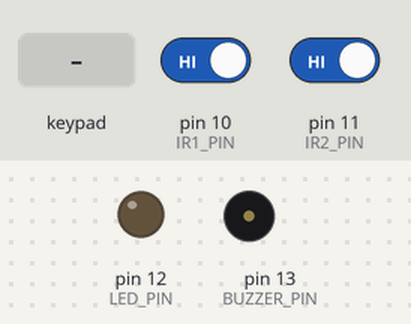
This sketch was run on a simulated Arduino Uno, built with avr-gcc and run on an emulated ATmega328P. Parts: output pins drawn as LEDs (lit = HIGH), buzzer (waves = sounding). Dashed ring = blinking. The test bench sets the inputs (shaded band); at power-on: pin 10 (IR1_PIN) HIGH, pin 11 (IR2_PIN) HIGH. What the sketch prints to the serial monitor is not drawn.

Above: at 1.2 s.
1.3 s: pin 10 (IR1_PIN) driven LOW
At 1.41 s:
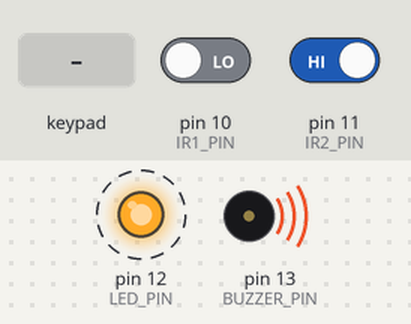
10.3 s: pin 10 (IR1_PIN) driven HIGH
At 11.0 s:
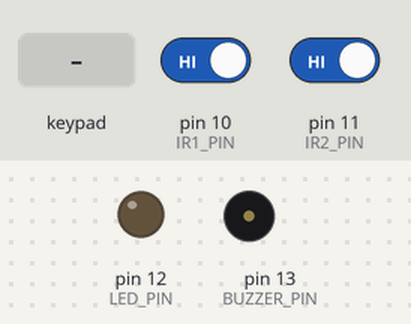
11.8 s: keypad keys 1 2 3 4 # pressed 0.4 s apart
At 14.3 s:
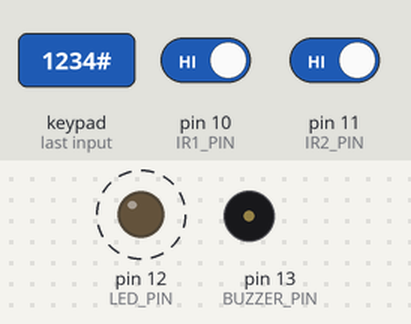
Timing chart, 0 to 16.3 s (numbered marks = the images above; inputs shaded):
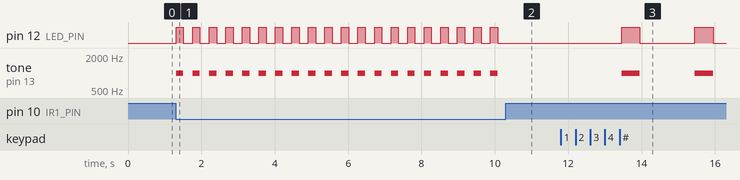

The sketch:

securitySystem.ino
```cpp
#include <Keypad.h>

// ---------------- Keypad Config ----------------
const byte rows[4] = {2, 3, 4, 5};
const byte cols[4] = {6, 7, 8, 9};

char keys[4][4] = {
  {'D', 'C', 'B', 'A'},
  {'#', '9', '6', '3'},
  {'0', '8', '5', '2'},
  {'*', '7', '4', '1'},
};

Keypad mykeypad = Keypad(makeKeymap(keys), rows, cols, 4, 4);

// ---------------- IR Sensor Config ----------------
#define IR1_PIN 10
#define IR2_PIN 11

// ---------------- LED & Buzzer Config ----------------
#define LED_PIN 12
#define BUZZER_PIN 13

// ---------------- Password System ----------------
String password = "1234";  // Set your password here
String inputPassword = "";
int wrongAttempts = 0;
bool irEnabled = true; // Controls IR activity

void setup() {
  Serial.begin(9600);

  pinMode(IR1_PIN, INPUT);
  pinMode(IR2_PIN, INPUT);
  pinMode(LED_PIN, OUTPUT);
  pinMode(BUZZER_PIN, OUTPUT);
}

void loop() {
  // --------- Keypad Reading ---------
  char key = mykeypad.getKey();
  if (key) {
    if (key == '#') { // '#' is Enter key
      if (inputPassword == password) {
        Serial.println("Access Granted");
        wrongAttempts = 0;
        disableIRfor10Sec(); // Disable IR for 10 sec with beeps & blinks
      } else {
        wrongAttempts++;
        Serial.println("Wrong Password!");
        if (wrongAttempts >= 2) {
          triggerAlarm();  // Two long sirens & blinks
          wrongAttempts = 0;
        }
      }
      inputPassword = "";
    }
    else if (key == '*') { // Clear input
      inputPassword = "";
      Serial.println("Input Cleared");
    }
    else {
      inputPassword += key;
      Serial.print("*");
    }
  }

  // --------- IR Sensor Reaction ---------
  if (irEnabled) {
    int ir1State = digitalRead(IR1_PIN);
    int ir2State = digitalRead(IR2_PIN);

    if (ir1State == LOW || ir2State == LOW) {
      Serial.println("Unauthorized object on ground");
      digitalWrite(LED_PIN, HIGH);
      tone(BUZZER_PIN, 1000);
      delay(200); // Short beep
      digitalWrite(LED_PIN, LOW);
      noTone(BUZZER_PIN);
      delay(200);
    }
  }

  delay(50);
}

// --------- Alarm Function ---------
void triggerAlarm() {
  Serial.println("!! ALARM TRIGGERED !!");
  for (int i = 0; i < 2; i++) {
    digitalWrite(LED_PIN, HIGH);
    tone(BUZZER_PIN, 1000);
    delay(1000);
    digitalWrite(LED_PIN, LOW);
    noTone(BUZZER_PIN);
    delay(500);
  }
}

// --------- Disable IR for 10 sec with Beeps & Blinks ---------
void disableIRfor10Sec() {
  irEnabled = false;
  Serial.println("IR Sensor Disabled for 10 Seconds .. Gate Opening");

  for (int i = 0; i < 5; i++) {
    digitalWrite(LED_PIN, HIGH);
    tone(BUZZER_PIN, 1000);
    delay(500);
    digitalWrite(LED_PIN, LOW);
    noTone(BUZZER_PIN);
    delay(1500);
  }

  Serial.println("IR Sensor Activating ... Gate is closing");
  irEnabled = true;
}
```

Measured:
- after the input at 1.3 s, pin 12 (LED_PIN): alternates HIGH for 0.20 s and LOW for 0.25 s, starting at once; tone on pin 13 (BUZZER_PIN): alternates 1000 Hz for 0.20 s and silent for 0.25 s, starting at once
- after the input at 10.3 s, pin 12 (LED_PIN): stops changing and stays LOW; tone on pin 13 (BUZZER_PIN): stops changing and stays silent
- after the input at 11.8 s, pin 12 (LED_PIN): alternates HIGH for 0.50 s and LOW for 1.5 s, starting after 1.7 s; tone on pin 13 (BUZZER_PIN): alternates 1000 Hz for 0.50 s and silent for 1.5 s, starting after 1.7 s
